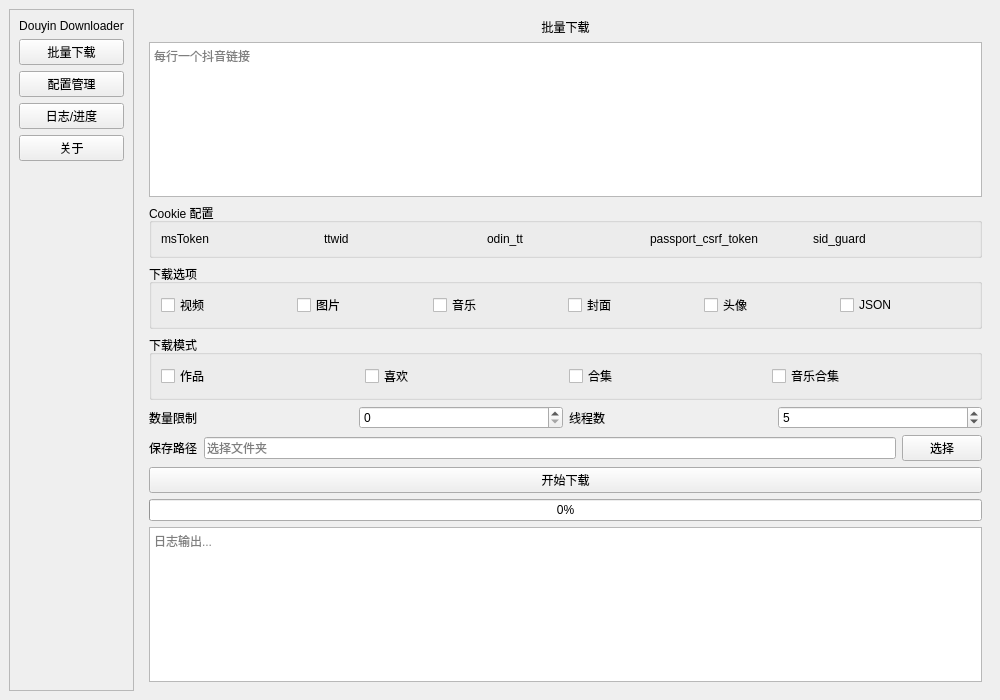
<?xml version="1.0" encoding="UTF-8"?>
<ui version="4.0">
 <class>MainWindow</class>
 <widget class="QMainWindow" name="MainWindow">
  <property name="geometry">
   <rect>
    <x>0</x>
    <y>0</y>
    <width>1000</width>
    <height>700</height>
   </rect>
  </property>
  <property name="windowTitle">
   <string>Douyin Downloader</string>
  </property>
  <widget class="QWidget" name="centralwidget">
   <layout class="QHBoxLayout" name="mainLayout">
    <item>
     <widget class="QFrame" name="navBar" >
      <property name="frameShape">
       <enum>QFrame::StyledPanel</enum>
      </property>
      <property name="minimumWidth">
       <number>180</number>
      </property>
      <layout class="QVBoxLayout" name="navLayout">
       <item>
        <widget class="QLabel" name="logoLabel">
         <property name="text">
          <string>Douyin Downloader</string>
         </property>
         <property name="alignment">
          <set>Qt::AlignCenter</set>
         </property>
        </widget>
       </item>
       <item>
        <widget class="QPushButton" name="btnDownload">
         <property name="text">
          <string>批量下载</string>
         </property>
        </widget>
       </item>
       <item>
        <widget class="QPushButton" name="btnConfig">
         <property name="text">
          <string>配置管理</string>
         </property>
        </widget>
       </item>
       <item>
        <widget class="QPushButton" name="btnLog">
         <property name="text">
          <string>日志/进度</string>
         </property>
        </widget>
       </item>
       <item>
        <widget class="QPushButton" name="btnAbout">
         <property name="text">
          <string>关于</string>
         </property>
        </widget>
       </item>
       <item>
        <spacer name="navSpacer">
         <property name="orientation">
          <enum>Qt::Vertical</enum>
         </property>
         <property name="sizeHint" stdset="0">
          <size>
           <width>20</width>
           <height>40</height>
          </size>
         </property>
        </spacer>
       </item>
      </layout>
     </widget>
    </item>
    <item>
     <widget class="QStackedWidget" name="stackedWidget">
      <widget class="QWidget" name="pageDownload">
       <layout class="QVBoxLayout" name="downloadLayout">
        <item>
         <widget class="QLabel" name="labelTitle">
          <property name="text">
           <string>批量下载</string>
          </property>
          <property name="alignment">
           <set>Qt::AlignCenter</set>
          </property>
         </widget>
        </item>
        <item>
         <widget class="QTextEdit" name="textLinks">
          <property name="placeholderText">
           <string>每行一个抖音链接</string>
          </property>
         </widget>
        </item>
        <item>
         <widget class="QGroupBox" name="groupCookie">
          <property name="title">
           <string>Cookie 配置</string>
          </property>
          <layout class="QHBoxLayout" name="cookieLayout">
           <item><widget class="QLabel" name="lblMsToken"><property name="text"><string>msToken</string></property></widget></item>
           <item><widget class="QLabel" name="lblTtwid"><property name="text"><string>ttwid</string></property></widget></item>
           <item><widget class="QLabel" name="lblOdin"><property name="text"><string>odin_tt</string></property></widget></item>
           <item><widget class="QLabel" name="lblPassport"><property name="text"><string>passport_csrf_token</string></property></widget></item>
           <item><widget class="QLabel" name="lblSid"><property name="text"><string>sid_guard</string></property></widget></item>
          </layout>
         </widget>
        </item>
        <item>
         <widget class="QGroupBox" name="groupOptions">
          <property name="title"><string>下载选项</string></property>
          <layout class="QHBoxLayout" name="optionsLayout">
           <item><widget class="QCheckBox" name="chkVideo"><property name="text"><string>视频</string></property></widget></item>
           <item><widget class="QCheckBox" name="chkImage"><property name="text"><string>图片</string></property></widget></item>
           <item><widget class="QCheckBox" name="chkMusic"><property name="text"><string>音乐</string></property></widget></item>
           <item><widget class="QCheckBox" name="chkCover"><property name="text"><string>封面</string></property></widget></item>
           <item><widget class="QCheckBox" name="chkAvatar"><property name="text"><string>头像</string></property></widget></item>
           <item><widget class="QCheckBox" name="chkJson"><property name="text"><string>JSON</string></property></widget></item>
          </layout>
         </widget>
        </item>
        <item>
         <widget class="QGroupBox" name="groupMode">
          <property name="title"><string>下载模式</string></property>
          <layout class="QHBoxLayout" name="modeLayout">
           <item><widget class="QCheckBox" name="chkPost"><property name="text"><string>作品</string></property></widget></item>
           <item><widget class="QCheckBox" name="chkLike"><property name="text"><string>喜欢</string></property></widget></item>
           <item><widget class="QCheckBox" name="chkMix"><property name="text"><string>合集</string></property></widget></item>
           <item><widget class="QCheckBox" name="chkMusicMix"><property name="text"><string>音乐合集</string></property></widget></item>
          </layout>
         </widget>
        </item>
        <item>
         <layout class="QHBoxLayout" name="rowNumThread">
          <item><widget class="QLabel" name="lblNumber"><property name="text"><string>数量限制</string></property></widget></item>
          <item><widget class="QSpinBox" name="spinNumber"><property name="minimum"><number>0</number></property><property name="maximum"><number>9999</number></property></widget></item>
          <item><widget class="QLabel" name="lblThread"><property name="text"><string>线程数</string></property></widget></item>
          <item><widget class="QSpinBox" name="spinThread"><property name="minimum"><number>1</number></property><property name="maximum"><number>32</number></property><property name="value"><number>5</number></property></widget></item>
         </layout>
        </item>
        <item>
         <layout class="QHBoxLayout" name="rowPath">
          <item><widget class="QLabel" name="lblPath"><property name="text"><string>保存路径</string></property></widget></item>
          <item><widget class="QLineEdit" name="editPath"><property name="placeholderText"><string>选择文件夹</string></property></widget></item>
          <item><widget class="QPushButton" name="btnChoosePath"><property name="text"><string>选择</string></property></widget></item>
         </layout>
        </item>
        <item>
         <widget class="QPushButton" name="btnStart">
          <property name="text"><string>开始下载</string></property>
          <property name="minimumHeight"><number>36</number></property>
         </widget>
        </item>
        <item>
         <widget class="QProgressBar" name="progressBar">
          <property name="minimum"><number>0</number></property>
          <property name="maximum"><number>100</number></property>
          <property name="value"><number>0</number></property>
         </widget>
        </item>
        <item>
         <widget class="QTextEdit" name="textLog">
          <property name="readOnly"><bool>true</bool></property>
          <property name="placeholderText"><string>日志输出...</string></property>
          <property name="minimumHeight"><number>80</number></property>
         </widget>
        </item>
       </layout>
      </widget>
      <!-- 其他页面可后续补充 -->
     </widget>
    </item>
   </layout>
  </widget>
 </widget>
 <resources/>
 <connections/>
</ui> 
